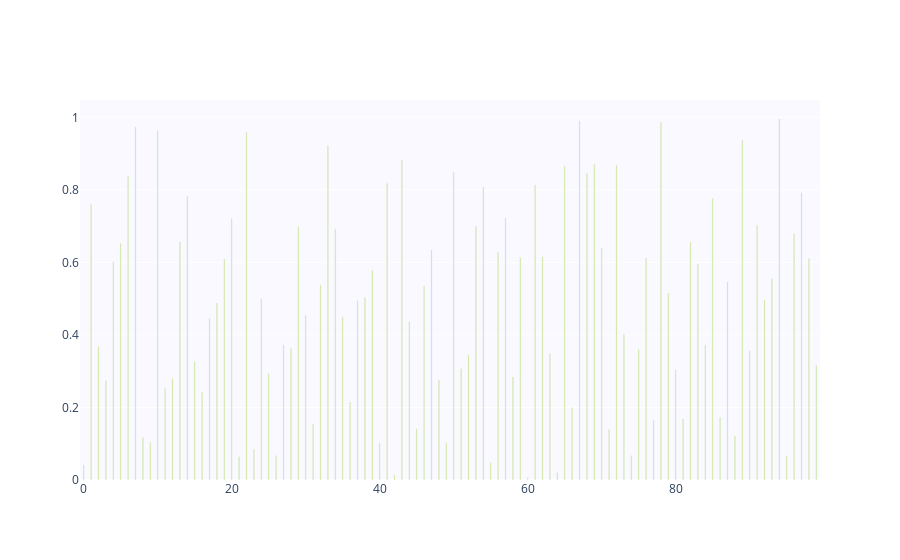

This figure's notebook cell:
### Code cell
daily_win_pct = go.Bar(
    x=list(range(100)),
    y=np.random.rand(100),
    marker=dict(color="#b5de2b"),
    width=0.1
)

daily_win_pct_fig = go.Figure(daily_win_pct)
daily_win_pct_fig.update_layout(plot_bgcolor="#f9f9ff")
